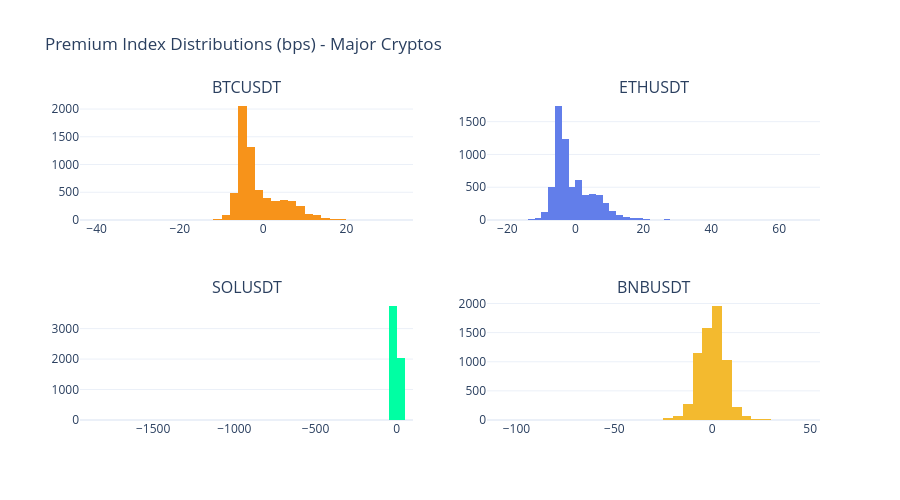

The notebook cell saved with this chart:
### Code cell
# Compare premium distributions across major assets
major_symbols = ["BTCUSDT", "ETHUSDT", "SOLUSDT", "BNBUSDT"]

fig = make_subplots(rows=2, cols=2, subplot_titles=major_symbols)

colors = ["#F7931A", "#627EEA", "#00FFA3", "#F3BA2F"]

for idx, (symbol, color) in enumerate(zip(major_symbols, colors, strict=False)):
    row = idx // 2 + 1
    col = idx % 2 + 1

    data = premium_df.filter(pl.col("symbol") == symbol)["premium_index_close"].to_numpy() * 10000

    fig.add_trace(
        go.Histogram(x=data, nbinsx=50, marker_color=color, name=symbol), row=row, col=col
    )

fig.update_layout(
    title="Premium Index Distributions (bps) - Major Cryptos",
    height=500,
    showlegend=False,
    template="plotly_white",
)
fig.show()

### Figure 1 — Plotly figure (JSON) as saved in the notebook; plotly's stock layout.template omitted (floating-point values rounded to 4 significant figures; data arrays with more than 128 entries replaced by an {"elided": "..."} marker saying what was removed)
{"data": [{"marker": {"color": "#F7931A"}, "name": "BTCUSDT", "nbinsx": 50, "type": "histogram", "x": {"elided": "6555 float values"}, "xaxis": "x", "yaxis": "y"}, {"marker": {"color": "#627EEA"}, "name": "ETHUSDT", "nbinsx": 50, "type": "histogram", "x": {"elided": "6555 float values"}, "xaxis": "x2", "yaxis": "y2"}, {"marker": {"color": "#00FFA3"}, "name": "SOLUSDT", "nbinsx": 50, "type": "histogram", "x": {"elided": "5787 float values"}, "xaxis": "x3", "yaxis": "y3"}, {"marker": {"color": "#F3BA2F"}, "name": "BNBUSDT", "nbinsx": 50, "type": "histogram", "x": {"elided": "6434 float values"}, "xaxis": "x4", "yaxis": "y4"}], "layout": {"annotations": [{"font": {"size": 16}, "showarrow": false, "text": "BTCUSDT", "x": 0.225, "xanchor": "center", "xref": "paper", "y": 1.0, "yanchor": "bottom", "yref": "paper"}, {"font": {"size": 16}, "showarrow": false, "text": "ETHUSDT", "x": 0.775, "xanchor": "center", "xref": "paper", "y": 1.0, "yanchor": "bottom", "yref": "paper"}, {"font": {"size": 16}, "showarrow": false, "text": "SOLUSDT", "x": 0.225, "xanchor": "center", "xref": "paper", "y": 0.375, "yanchor": "bottom", "yref": "paper"}, {"font": {"size": 16}, "showarrow": false, "text": "BNBUSDT", "x": 0.775, "xanchor": "center", "xref": "paper", "y": 0.375, "yanchor": "bottom", "yref": "paper"}], "height": 500, "showlegend": false, "title": {"text": "Premium Index Distributions (bps) - Major Cryptos"}, "xaxis": {"anchor": "y", "domain": [0.0, 0.45]}, "xaxis2": {"anchor": "y2", "domain": [0.55, 1.0]}, "xaxis3": {"anchor": "y3", "domain": [0.0, 0.45]}, "xaxis4": {"anchor": "y4", "domain": [0.55, 1.0]}, "yaxis": {"anchor": "x", "domain": [0.625, 1.0]}, "yaxis2": {"anchor": "x2", "domain": [0.625, 1.0]}, "yaxis3": {"anchor": "x3", "domain": [0.0, 0.375]}, "yaxis4": {"anchor": "x4", "domain": [0.0, 0.375]}}}
